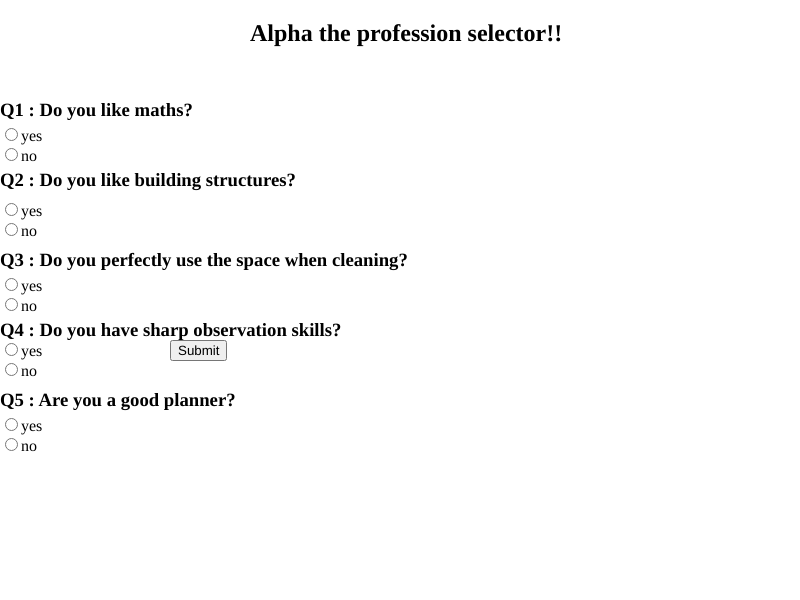
Frame 1 (no input)
Frame 60 (no input): identical to frame 1, image omitted
Frame 120 (the mouse pressed at the canvas centre since frame 60): identical to frame 1, image omitted

The p5.js sketch that drew this single still picture (run headless with seeded random() and noise() and a simulated clock; from frame 60 on, the mouse is pressed at the canvas centre):

// p5.js sketch
// ── sketch.js
var form
var c = 0
function setup() {
  createCanvas(displayWidth,displayHeight);
  form = new Form()
  form.display()

  
}

function draw() {
  background("white");  
  
}

function mousePressed(){
  c+=1

}

// ── Form.js
class Form {
    constructor(){
        this.question1 = createElement('h3',"Q1 : Do you like maths?")
        this.r1 = createRadio('h3')
        this.r1.option('yes')
        this.r1.option('no')
        this.r1.style('width', '60px')
        
        
        this.question2 = createElement('h3',"Q2 : Do you like building structures?")
        this.r2 = createRadio('h3')
        this.r2.option('yes')
        this.r2.option('no')
        this.r2.style('width', '60px')

        this.question3 = createElement('h3',"Q3 : Do you perfectly use the space when cleaning?")
        this.r3 = createRadio('h3')
        this.r3.option('yes')
        this.r3.option('no')
        this.r3.style('width', '60px')

        this.question4 = createElement('h3',"Q4 : Do you have sharp observation skills?")
        this.r4 = createRadio('h3')
        this.r4.option('yes')
        this.r4.option('no')
        this.r4.style('width', '60px')

        this.question5 = createElement('h3',"Q5 : Are you a good planner?")
        this.r5 = createRadio('h3')
        this.r5.option('yes')
        this.r5.option('no')
        this.r5.style('width', '60px')

        this.title = createElement('h2',"Alpha the profession selector!!")

        this.submit = createButton('Submit')
        //this.next = createButton("Next")
        
    }
    display(){
        var i = 1
        this.title.position(displayWidth/2-150,0)
        
            this.question1.position(displayWidth/4-200,80)
            this.r1.position(displayWidth/4-200,125)
        
        
         
            this.question2.position(displayWidth/4-200,150)
            this.r2.position(displayWidth/4-200,200)
         
       
        
            this.question3.position(displayWidth/4-200,230)
            this.r3.position(displayWidth/4-200,275)
    
        
        
        
            this.question4.position(displayWidth/4-200,300)
            this.r4.position(displayWidth/4-200,340)
    
        
        
        
            this.question5.position(displayWidth/4-200,370)
            this.r5.position(displayWidth/4-200,415)

            this.submit.position(170,displayHeight/2+40)
        
        





    

        
    }
}
